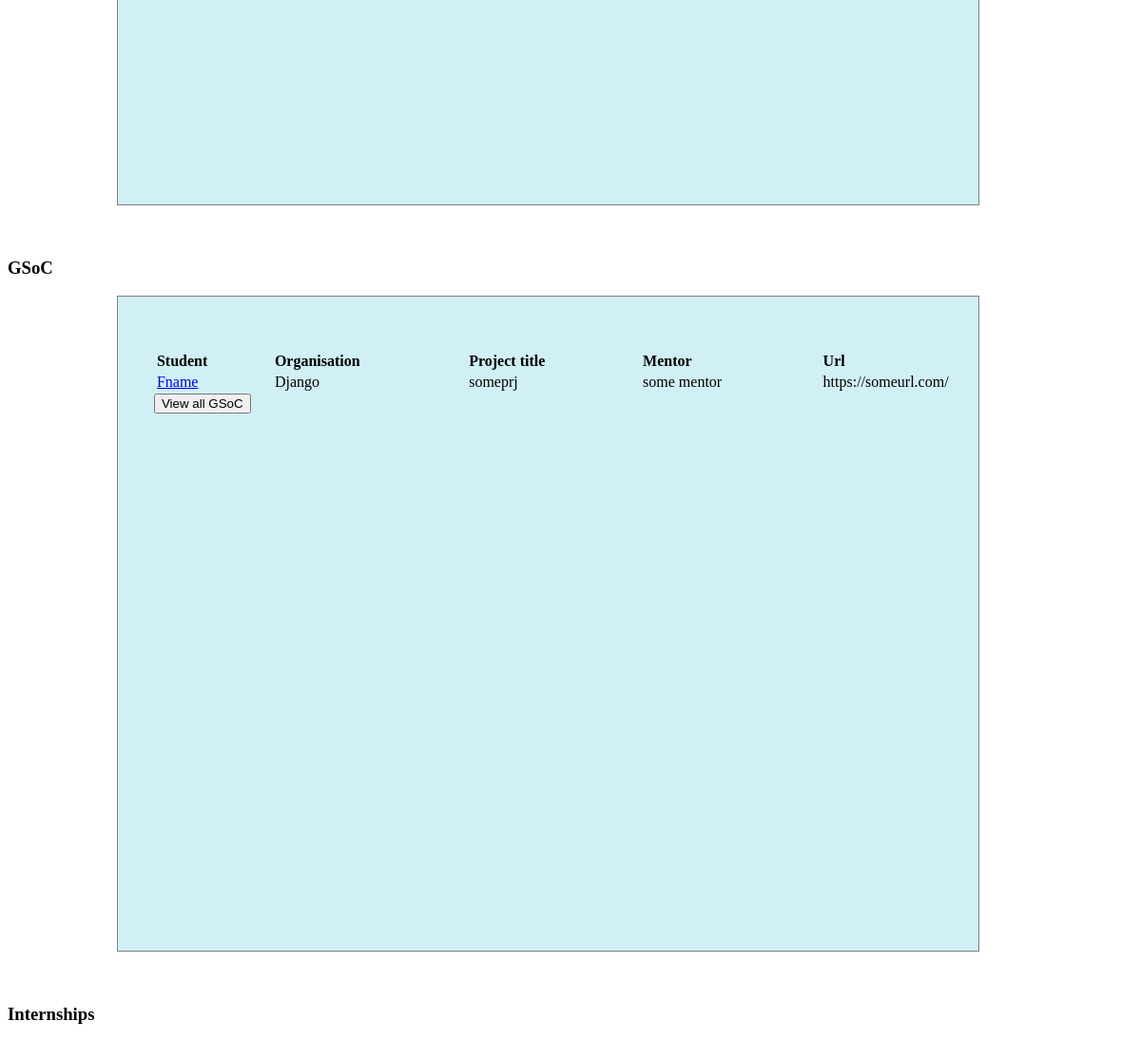
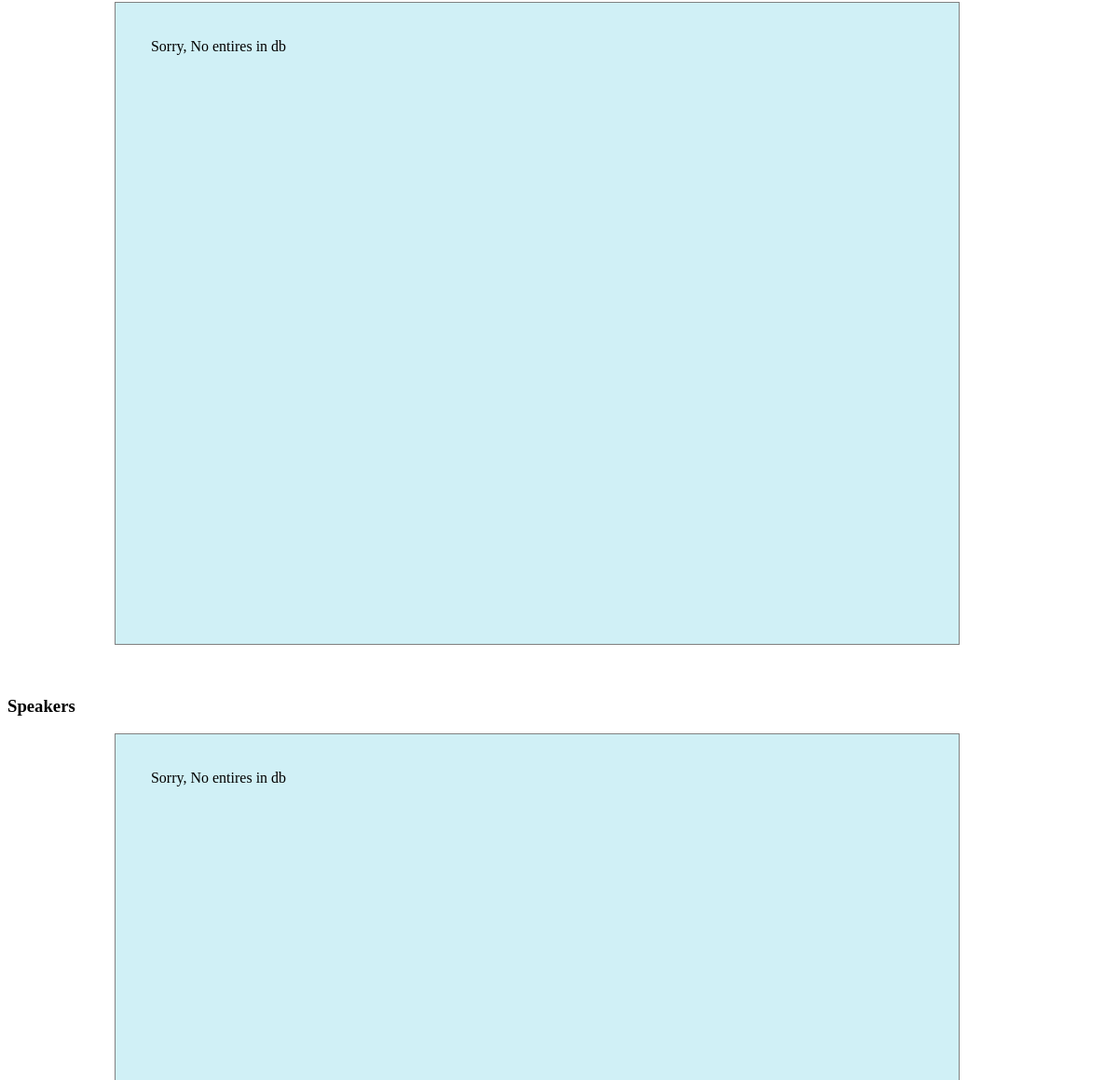
/achievement/viewall (middle part), run on an earlier commit of the app's database (2 pictures, top to bottom).
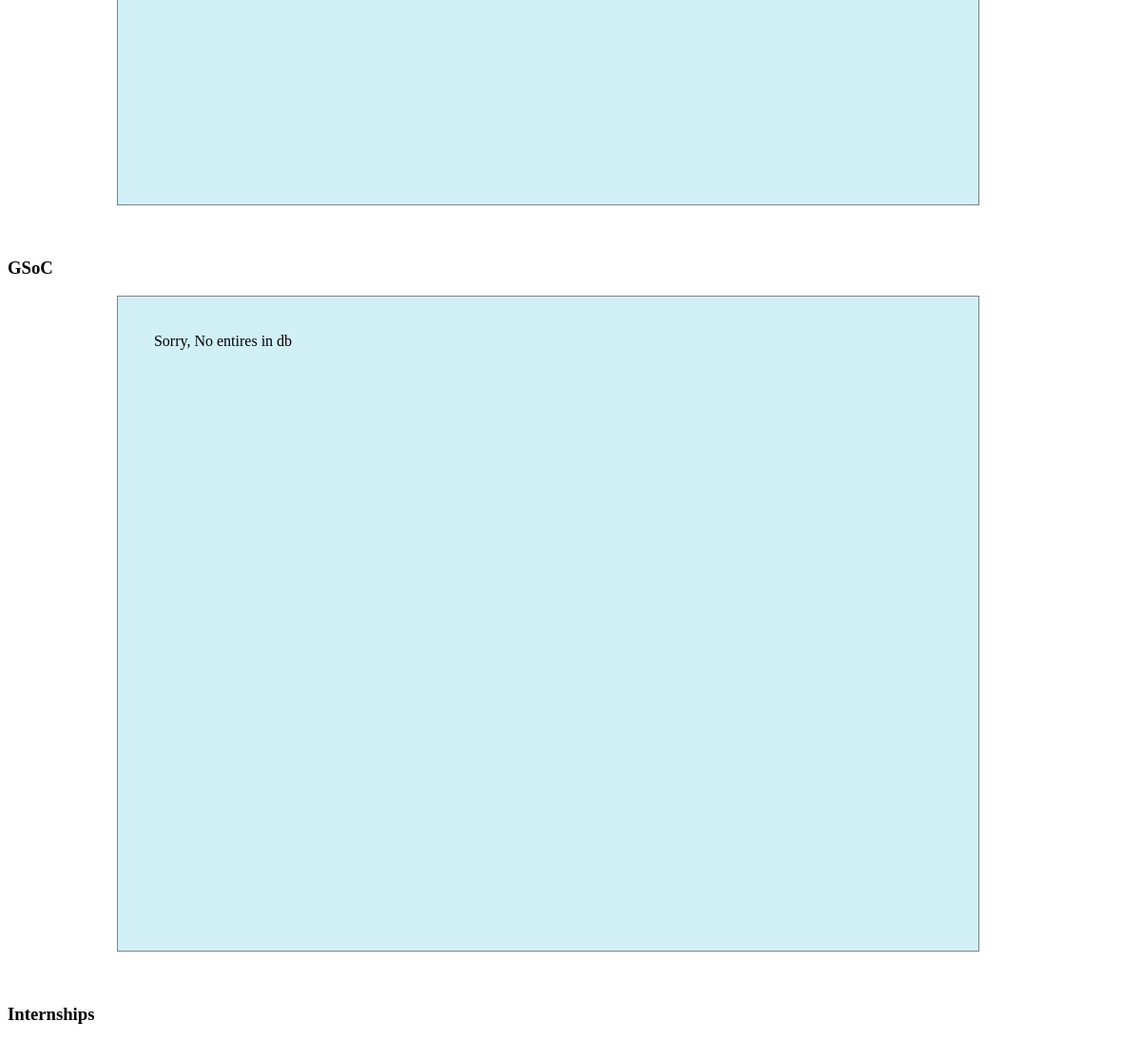
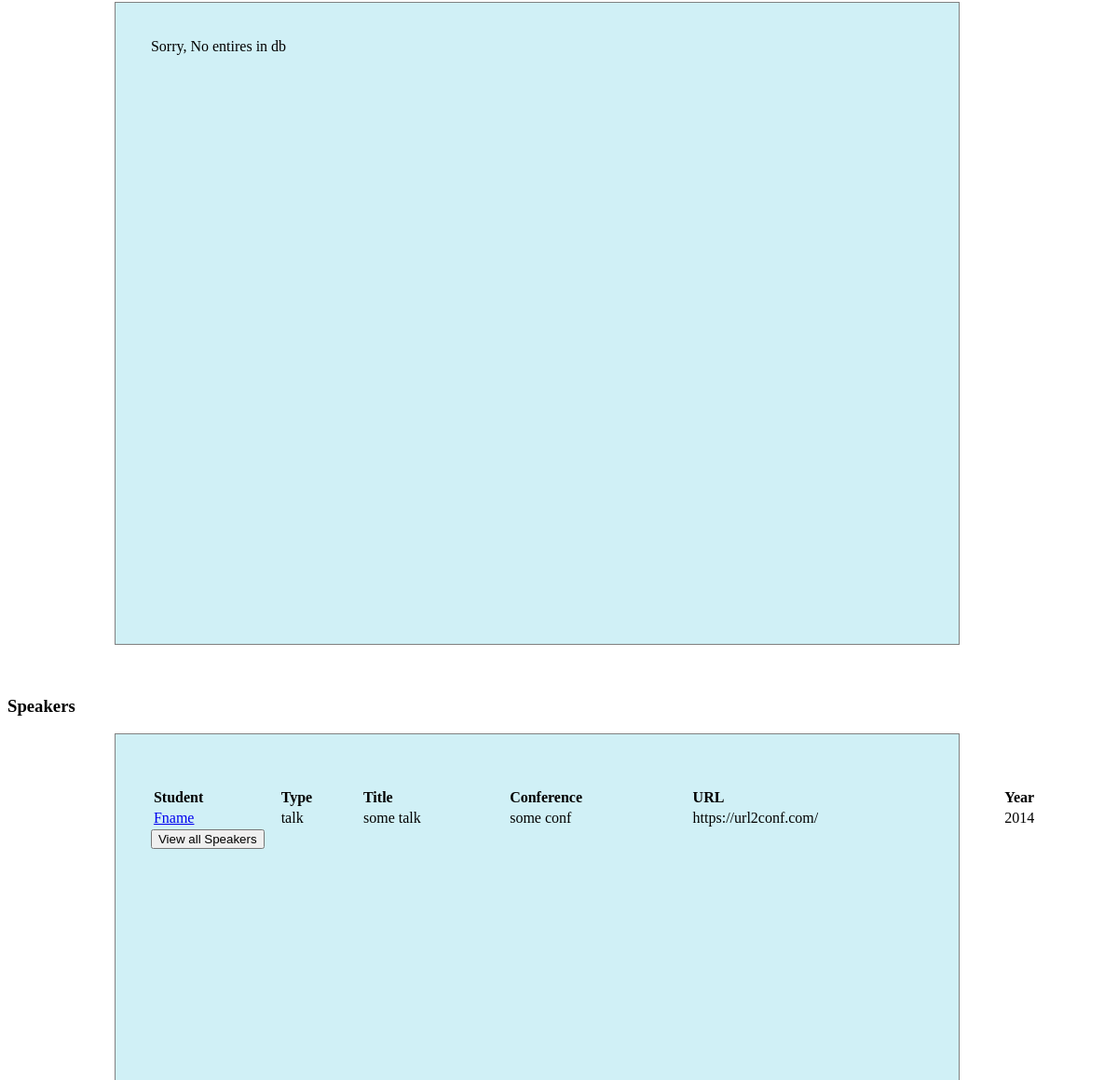
And on a later commit of the database (2 pictures, top to bottom).
### achievement/models.py (models this page shows)
class Gsoc(models.Model):
	achievement_id = models.ForeignKey(Achievement, blank=False, null=False)
        gsoc_id = models.IntegerField(max_length=100, primary_key=True, blank=False, unique=True)
        username = models.ForeignKey(User_info, blank=False, null=False)
	organisation = models.CharField(max_length=50, blank=False, null=False)
	project_title = models.CharField(max_length=50, blank=False, null=False)
	mentor_name = models.CharField(max_length=20, blank=False, null=False)
	gsoc_url = models.URLField(max_length=200, blank=False, null=False)

class Speaker(models.Model):
	achievement_id = models.ForeignKey(Achievement, blank=False, null=False)
        talk_id = models.IntegerField(max_length=100, primary_key=True, blank=False, unique=True)
        username = models.ForeignKey(User_info, blank=False, null=False)
	title = models.CharField(max_length=200, blank=False, null=False)
	speaker_type = models.CharField(max_length=15, choices=SPEAKER_CHOICE, blank=False, null=False)
	conference_name = models.CharField(max_length=50, blank=False, null=False)
	speaker_url = models.URLField(max_length=200, blank=False, null=False)
	year = models.IntegerField(max_length=4, blank=False, null=False)

### register/models.py (models this page shows)
class User_info(models.Model):
	username = models.CharField(max_length=20, primary_key=True, unique=True, blank=False)
	password = models.CharField(max_length=20, blank=False)
	firstname = models.CharField(max_length=20, blank=False, unique=False)
	lastname = models.CharField(max_length=20, blank=False, unique=False)
	gender = models.CharField(max_length=1, choices=GENDER_CHOICES)
	role = models.CharField(max_length=1, choices=ROLE_CHOICES)
	email = models.EmailField()
	contact = models.CharField(max_length=11)
	interest = models.CharField(max_length=200)
	achieve = models.CharField(max_length=200)
	expertise = models.CharField(max_length=200)
	goal =	models.CharField(max_length=15, choices=GOAL_CHOICES)

### achievement/views.py (the view)
# urls.py: url(r'^achievement/viewall$','achieve_viewall'),
def achieve_viewall(request):
	is_loggedin = False
        username = ''
	contrib_list = []
	article_list = []
	gsoc_list = []
	speaker_list = []
	intern_list = []
        if 'is_loggedin' in request.session:
                if request.session['is_loggedin']:
                        is_loggedin = True
                        username = request.session['username']
        achieve_contrib_list = Achievement.objects.filter(achieve_type = 'contribution')[:5]
        if achieve_contrib_list:
                for a_obj in achieve_contrib_list:
                        achieve_id = a_obj.achievement_id
                        c_obj = get_object_or_404(Contribution, achievement_id = achieve_id)
                        if c_obj:
                                contrib_list.append(c_obj)
	achieve_article_list = Achievement.objects.filter(achieve_type = 'article')[:5]
        if achieve_article_list:
                for a_obj in achieve_article_list:
                        achieve_id = a_obj.achievement_id
                        article_obj = get_object_or_404(Article, achievement_id = achieve_id)
                        if article_obj:
                                article_list.append(article_obj)
        achieve_gsoc_list = Achievement.objects.filter(achieve_type = 'gsoc')[:5]
        if achieve_gsoc_list:
                for a_obj in achieve_gsoc_list:
                        achieve_id = a_obj.achievement_id
                        gsoc_obj = get_object_or_404(Gsoc, achievement_id = achieve_id)
                        if gsoc_obj:
                                gsoc_list.append(gsoc_obj)
        achieve_speaker_list = Achievement.objects.filter(achieve_type = 'speaker')[:5]
        if achieve_speaker_list:
                for a_obj in achieve_speaker_list:
                        achieve_id = a_obj.achievement_id
                        speaker_obj = get_object_or_404(Speaker, achievement_id = achieve_id)
                        if speaker_obj:
                                speaker_list.append(speaker_obj)
	achieve_intern_list = Achievement.objects.filter(achieve_type = 'intern')[:5]
	if achieve_intern_list:
		for a_obj in achieve_intern_list:
			achieve_id = a_obj.achievement_id
			intern_obj = get_object_or_404(Intern, achievement_id = achieve_id)
			if intern_obj:
				intern_list.append(intern_obj)
	return render_to_response('achievement/achievement_viewall.html',{'username':username, 'is_loggedin':is_loggedin, 'contrib_list':contrib_list, 'article_obj':article_list, 'gsoc_list':gsoc_list, 'speaker_list':speaker_list,'intern_list':intern_list},RequestContext(request))

### static/templates/achievement/achievement_viewall.html (shortened to what this page needs)
<html>
<head>
</head>
<body>
<div id='article' >
	<div class='contact_div'>
	</div>
</div>
<div id='gsoc' >
	<h3>GSoC</h3>
	<div class='contact_div'>
		{% if gsoc_list %}
			{% include 'achievement/gsoc_view.html' %}
		        <a href = "/gsoc/viewall"><button type="button">View all GSoC</button></a>
		{% else %}
			Sorry, No entires in db
		{% endif %}
	</div>
</div>
<div id='internship'>
	<h3>Internships</h3>
	<div class='contact_div'>
		{% if intern_list %}
			{% include 'achievement/intern_view.html' %}
			<a href = "/intern/viewall"><button type="button">View all Internship</button></a>
		{% else %}
		Sorry, No entires in db
		{% endif %}
	</div>
</div>
<div id='speaker'>
	<h3>Speakers</h3>
	<div class='contact_div'>
		{% if speaker_list %}
			{% include 'achievement/speaker_view.html' %}
			<a href = '/speaker/viewall'><button type="button">View all Speakers</button></a>
		{% else %}
		Sorry, No entires in db
		{% endif %}
	</div>
</div>
</body>
</html>

### static/templates/achievement/speaker_view.html (shortened to what this page needs)
<table style="width:1000px">
	<tr>
		<td><b>Student</b></td>
		<td><b>Type</b></td>
		<td><b>Title</b></td>
		<td><b>Conference</b></td>
		<td><b>URL</b></td>
		<td><b>Year</b></td>
	</tr>
	{% for s in speaker_list %}
		<tr>
			<td><a href="/register/{{s.username.username}}/profile">{{ s.username.firstname | title }}</a></td>
			<td>{{s.speaker_type}}</td>
			<td>{{s.title}}</td>
			<td>{{s.conference_name}}</td>
			<td>{{s.speaker_url}}</td>
			<td>{{s.year}}<?td>
		</tr>
	{% endfor %}
</table>

### static/templates/achievement/gsoc_view.html (shortened to what this page needs)
<table style="width:1000px">
<tr>
	<td><b>Student</b></td>
	<td><b>Organisation</b></td>
	<td><b>Project title</b></td>
	<td><b>Mentor</b></td>
	<td><b>Url</b></td>
</tr>
{% for c in gsoc_list %}
	<tr>
		<td><a href="/register/{{c.username.username}}/profile">{{ c.username.firstname|title }}</a></td>
		<td>{{c.organisation}}</td>
		<td>{{c.project_title}}</td>
		<td>{{c.mentor_name}}</td>
		<td>{{c.gsoc_url}}</td>
	</tr>
{% endfor %}
</table>

### static/templates/achievement/achievement_viewall.html (style rules this page uses)
.contact_div { text-align:center; border:1px solid gray; margin-left:auto; margin-right:auto; margin-top:auto; width:70%; height:78%; background-color:#d0f0f6; text-align:left; padding:38px; position:relative; left:-2%; }

What changed in the data, as far as the page shows it:
removed Gsoc: username.firstname "Fname", organisation "Django", project_title "someprj", mentor_name "some mentor", gsoc_url "https://someurl.com/"
added Speaker: username.firstname "Fname", speaker_type "talk", title "some talk", conference_name "some conf", speaker_url "https://url2conf.com/", year "2014"
Also different on the page:
text no longer shown: "Organisation Project title Mentor Url View all GSoC"
text now shown: "Type Title Conference URL Year View all Speakers"
